Frame 1 (no input): blank canvas, image omitted
Frame 60 (no input): blank canvas, image omitted
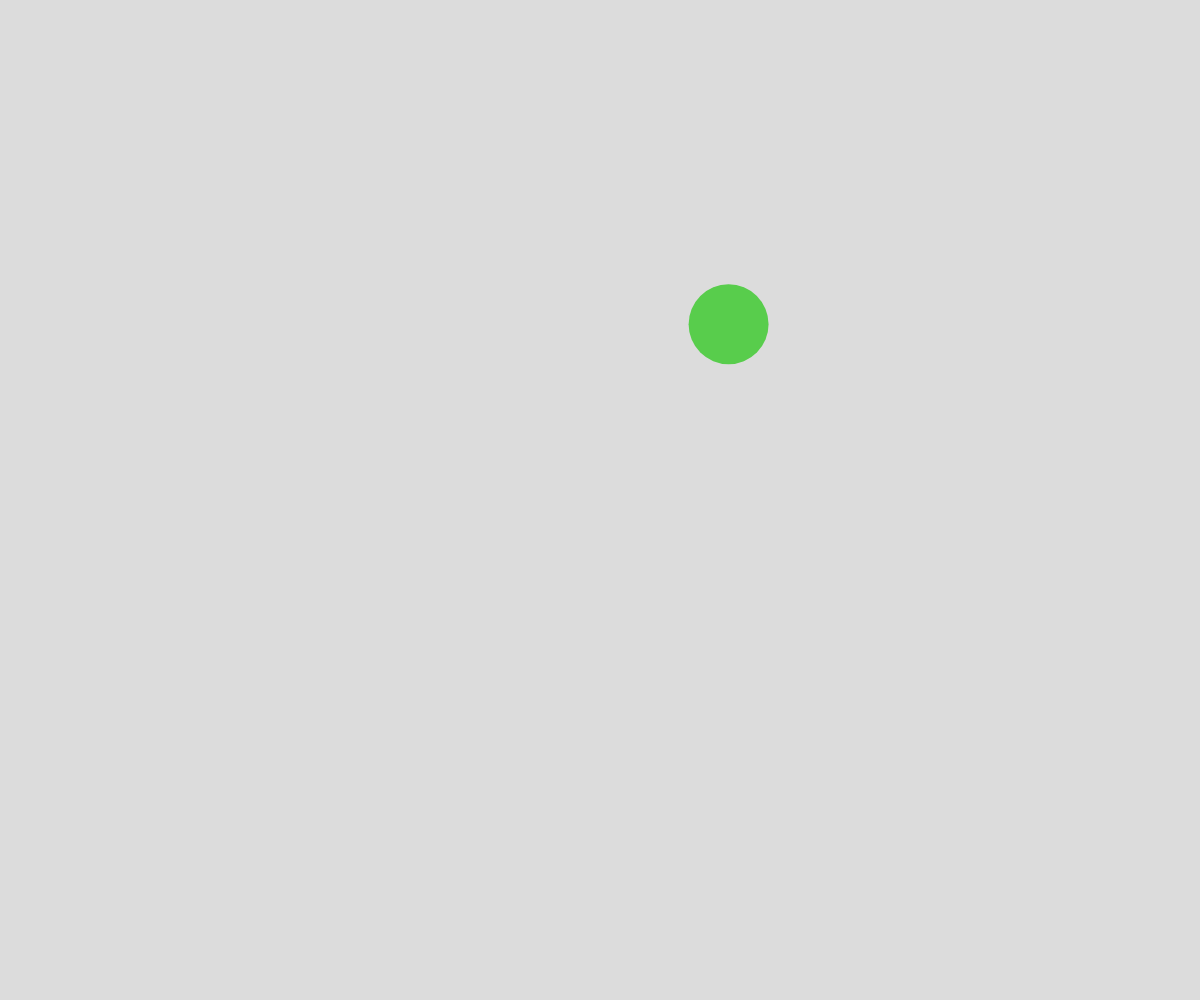
Frame 120 (the mouse pressed at the canvas centre since frame 60)

The p5.js sketch whose frames 1 and 60 were blank and that drew this single picture after the mouse press (run headless with seeded random() and noise() and a simulated clock; from frame 60 on, the mouse is pressed at the canvas centre):

// p5.js sketch
// ── sketch.js
// Object notation and Arrays demo


// let x = ;
// let y = ;
// let dx = ;
// let dy = ;

let TheCircles = [];

async function setup() {
  createCanvas(windowWidth, windowHeight);
  noStroke();

  // TheCircle = {
  //   x: random(width),
  //   y: random(height),
  //   dx: random( 5, -5),
  //   dy: random( 5, -5),
  //   radius: random(10, 50),
  //   r: random(255),
  //   g: random(255),
  //   b: random(255),
  // };
}

function draw() {
  background(220);

  for (let TheCircle of TheCircles) {
  // moving circle
    TheCircle.x += TheCircle.dx;
    TheCircle.y += TheCircle.dy;

    if (TheCircle.x < 0 + TheCircle.radius || TheCircle.x >= width - TheCircle.radius) {
      TheCircle.dx *= -1;
    }
    if (TheCircle.y < 0 + TheCircle.radius || TheCircle.y >= height - TheCircle.radius) {
      TheCircle.dy *= -1;
    }

    fill(TheCircle.r, TheCircle.g, TheCircle.b);
    circle(TheCircle.x, TheCircle.y, 2*TheCircle.radius);
  }
}
function mousePressed() {
  spawnCircle();

}


function spawnCircle() {
  let someCircle = {
    x: mouseX,
    y: mouseY,
    dx: random( 5, -5),
    dy: random( 5, -5),
    radius: random(10, 50),
    r: random(255),
    g: random(255),
    b: random(255),
  };
  TheCircles.push(someCircle);

}
